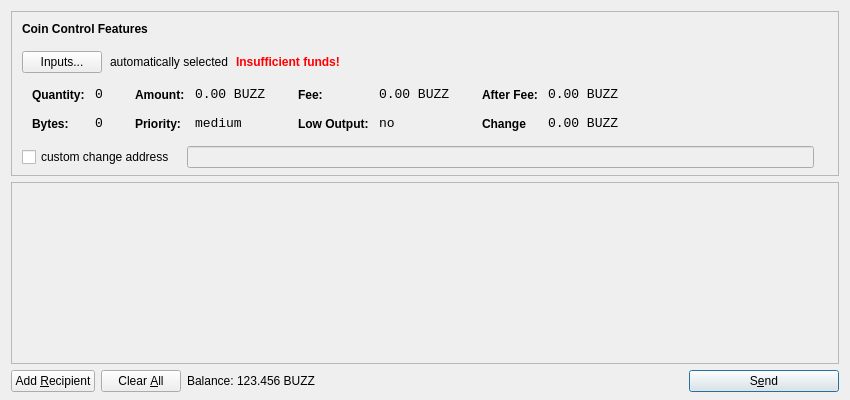
<?xml version="1.0" encoding="UTF-8"?>
<ui version="4.0">
 <class>SendCoinsDialog</class>
 <widget class="QDialog" name="SendCoinsDialog">
  <property name="geometry">
   <rect>
    <x>0</x>
    <y>0</y>
    <width>850</width>
    <height>400</height>
   </rect>
  </property>
  <property name="windowTitle">
   <string>Send Coins</string>
  </property>
  <layout class="QVBoxLayout" name="verticalLayout" stretch="0,1,0">
   <property name="bottomMargin">
    <number>8</number>
   </property>
   <item>
    <widget class="QFrame" name="frameCoinControl">
     <property name="sizePolicy">
      <sizepolicy hsizetype="Expanding" vsizetype="Expanding">
       <horstretch>0</horstretch>
       <verstretch>0</verstretch>
      </sizepolicy>
     </property>
     <property name="maximumSize">
      <size>
       <width>16777215</width>
       <height>16777215</height>
      </size>
     </property>
     <property name="frameShape">
      <enum>QFrame::StyledPanel</enum>
     </property>
     <property name="frameShadow">
      <enum>QFrame::Sunken</enum>
     </property>
     <layout class="QVBoxLayout" name="verticalLayoutCoinControl2">
      <property name="spacing">
       <number>-1</number>
      </property>
      <property name="leftMargin">
       <number>0</number>
      </property>
      <property name="topMargin">
       <number>0</number>
      </property>
      <property name="rightMargin">
       <number>0</number>
      </property>
      <property name="bottomMargin">
       <number>6</number>
      </property>
      <item>
       <layout class="QVBoxLayout" name="verticalLayoutCoinControl" stretch="0,0,0,0,1">
        <property name="spacing">
         <number>0</number>
        </property>
        <property name="leftMargin">
         <number>10</number>
        </property>
        <property name="topMargin">
         <number>10</number>
        </property>
        <item>
         <layout class="QHBoxLayout" name="horizontalLayoutCoinControl1">
          <property name="bottomMargin">
           <number>15</number>
          </property>
          <item>
           <widget class="QLabel" name="labelCoinControlFeatures">
            <property name="sizePolicy">
             <sizepolicy hsizetype="Preferred" vsizetype="Maximum">
              <horstretch>0</horstretch>
              <verstretch>0</verstretch>
             </sizepolicy>
            </property>
            <property name="font">
             <font>
              <weight>75</weight>
              <bold>true</bold>
             </font>
            </property>
            <property name="styleSheet">
             <string notr="true">font-weight:bold;</string>
            </property>
            <property name="text">
             <string>Coin Control Features</string>
            </property>
           </widget>
          </item>
         </layout>
        </item>
        <item>
         <layout class="QHBoxLayout" name="horizontalLayoutCoinControl2" stretch="0,0,0,0">
          <property name="spacing">
           <number>8</number>
          </property>
          <property name="bottomMargin">
           <number>10</number>
          </property>
          <item>
           <widget class="QPushButton" name="pushButtonCoinControl">
            <property name="styleSheet">
             <string notr="true"/>
            </property>
            <property name="text">
             <string>Inputs...</string>
            </property>
           </widget>
          </item>
          <item>
           <widget class="QLabel" name="labelCoinControlAutomaticallySelected">
            <property name="text">
             <string>automatically selected</string>
            </property>
            <property name="margin">
             <number>5</number>
            </property>
           </widget>
          </item>
          <item>
           <widget class="QLabel" name="labelCoinControlInsuffFunds">
            <property name="font">
             <font>
              <weight>75</weight>
              <bold>true</bold>
             </font>
            </property>
            <property name="styleSheet">
             <string notr="true">color:red;font-weight:bold;</string>
            </property>
            <property name="text">
             <string>Insufficient funds!</string>
            </property>
            <property name="margin">
             <number>5</number>
            </property>
           </widget>
          </item>
          <item>
           <spacer name="horizontalSpacerCoinControl">
            <property name="orientation">
             <enum>Qt::Horizontal</enum>
            </property>
            <property name="sizeHint" stdset="0">
             <size>
              <width>40</width>
              <height>1</height>
             </size>
            </property>
           </spacer>
          </item>
         </layout>
        </item>
        <item>
         <widget class="QWidget" name="widgetCoinControl" native="true">
          <property name="sizePolicy">
           <sizepolicy hsizetype="Preferred" vsizetype="Preferred">
            <horstretch>0</horstretch>
            <verstretch>0</verstretch>
           </sizepolicy>
          </property>
          <property name="minimumSize">
           <size>
            <width>0</width>
            <height>0</height>
           </size>
          </property>
          <property name="styleSheet">
           <string notr="true"/>
          </property>
          <layout class="QHBoxLayout" name="horizontalLayoutCoinControl5">
           <property name="margin">
            <number>0</number>
           </property>
           <item>
            <layout class="QHBoxLayout" name="horizontalLayoutCoinControl3" stretch="0,0,0,1">
             <property name="spacing">
              <number>20</number>
             </property>
             <property name="topMargin">
              <number>0</number>
             </property>
             <property name="bottomMargin">
              <number>10</number>
             </property>
             <item>
              <layout class="QFormLayout" name="formLayoutCoinControl1">
               <property name="horizontalSpacing">
                <number>10</number>
               </property>
               <property name="verticalSpacing">
                <number>14</number>
               </property>
               <property name="leftMargin">
                <number>10</number>
               </property>
               <property name="topMargin">
                <number>4</number>
               </property>
               <property name="rightMargin">
                <number>6</number>
               </property>
               <item row="0" column="0">
                <widget class="QLabel" name="labelCoinControlQuantityText">
                 <property name="styleSheet">
                  <string notr="true">font-weight:bold;</string>
                 </property>
                 <property name="text">
                  <string>Quantity:</string>
                 </property>
                 <property name="margin">
                  <number>0</number>
                 </property>
                </widget>
               </item>
               <item row="0" column="1">
                <widget class="QLabel" name="labelCoinControlQuantity">
                 <property name="font">
                  <font>
                   <family>Monospace</family>
                   <pointsize>10</pointsize>
                  </font>
                 </property>
                 <property name="cursor">
                  <cursorShape>IBeamCursor</cursorShape>
                 </property>
                 <property name="contextMenuPolicy">
                  <enum>Qt::ActionsContextMenu</enum>
                 </property>
                 <property name="text">
                  <string>0</string>
                 </property>
                 <property name="margin">
                  <number>0</number>
                 </property>
                 <property name="textInteractionFlags">
                  <set>Qt::LinksAccessibleByMouse|Qt::TextSelectableByKeyboard|Qt::TextSelectableByMouse</set>
                 </property>
                </widget>
               </item>
               <item row="1" column="0">
                <widget class="QLabel" name="labelCoinControlBytesText">
                 <property name="styleSheet">
                  <string notr="true">font-weight:bold;</string>
                 </property>
                 <property name="text">
                  <string>Bytes:</string>
                 </property>
                </widget>
               </item>
               <item row="1" column="1">
                <widget class="QLabel" name="labelCoinControlBytes">
                 <property name="font">
                  <font>
                   <family>Monospace</family>
                   <pointsize>10</pointsize>
                  </font>
                 </property>
                 <property name="cursor">
                  <cursorShape>IBeamCursor</cursorShape>
                 </property>
                 <property name="contextMenuPolicy">
                  <enum>Qt::ActionsContextMenu</enum>
                 </property>
                 <property name="text">
                  <string>0</string>
                 </property>
                 <property name="textInteractionFlags">
                  <set>Qt::LinksAccessibleByMouse|Qt::TextSelectableByKeyboard|Qt::TextSelectableByMouse</set>
                 </property>
                </widget>
               </item>
              </layout>
             </item>
             <item>
              <layout class="QFormLayout" name="formLayoutCoinControl2">
               <property name="horizontalSpacing">
                <number>10</number>
               </property>
               <property name="verticalSpacing">
                <number>14</number>
               </property>
               <property name="leftMargin">
                <number>6</number>
               </property>
               <property name="topMargin">
                <number>4</number>
               </property>
               <property name="rightMargin">
                <number>6</number>
               </property>
               <item row="0" column="0">
                <widget class="QLabel" name="labelCoinControlAmountText">
                 <property name="styleSheet">
                  <string notr="true">font-weight:bold;</string>
                 </property>
                 <property name="text">
                  <string>Amount:</string>
                 </property>
                 <property name="margin">
                  <number>0</number>
                 </property>
                </widget>
               </item>
               <item row="0" column="1">
                <widget class="QLabel" name="labelCoinControlAmount">
                 <property name="font">
                  <font>
                   <family>Monospace</family>
                   <pointsize>10</pointsize>
                  </font>
                 </property>
                 <property name="cursor">
                  <cursorShape>IBeamCursor</cursorShape>
                 </property>
                 <property name="contextMenuPolicy">
                  <enum>Qt::ActionsContextMenu</enum>
                 </property>
                 <property name="text">
                  <string>0.00 BUZZ</string>
                 </property>
                 <property name="textInteractionFlags">
                  <set>Qt::LinksAccessibleByMouse|Qt::TextSelectableByKeyboard|Qt::TextSelectableByMouse</set>
                 </property>
                </widget>
               </item>
               <item row="1" column="0">
                <widget class="QLabel" name="labelCoinControlPriorityText">
                 <property name="styleSheet">
                  <string notr="true">font-weight:bold;</string>
                 </property>
                 <property name="text">
                  <string>Priority:</string>
                 </property>
                </widget>
               </item>
               <item row="1" column="1">
                <widget class="QLabel" name="labelCoinControlPriority">
                 <property name="font">
                  <font>
                   <family>Monospace</family>
                   <pointsize>10</pointsize>
                  </font>
                 </property>
                 <property name="cursor">
                  <cursorShape>IBeamCursor</cursorShape>
                 </property>
                 <property name="contextMenuPolicy">
                  <enum>Qt::ActionsContextMenu</enum>
                 </property>
                 <property name="text">
                  <string>medium</string>
                 </property>
                 <property name="textInteractionFlags">
                  <set>Qt::LinksAccessibleByMouse|Qt::TextSelectableByKeyboard|Qt::TextSelectableByMouse</set>
                 </property>
                </widget>
               </item>
              </layout>
             </item>
             <item>
              <layout class="QFormLayout" name="formLayoutCoinControl3">
               <property name="horizontalSpacing">
                <number>10</number>
               </property>
               <property name="verticalSpacing">
                <number>14</number>
               </property>
               <property name="leftMargin">
                <number>6</number>
               </property>
               <property name="topMargin">
                <number>4</number>
               </property>
               <property name="rightMargin">
                <number>6</number>
               </property>
               <item row="0" column="0">
                <widget class="QLabel" name="labelCoinControlFeeText">
                 <property name="styleSheet">
                  <string notr="true">font-weight:bold;</string>
                 </property>
                 <property name="text">
                  <string>Fee:</string>
                 </property>
                 <property name="margin">
                  <number>0</number>
                 </property>
                </widget>
               </item>
               <item row="0" column="1">
                <widget class="QLabel" name="labelCoinControlFee">
                 <property name="font">
                  <font>
                   <family>Monospace</family>
                   <pointsize>10</pointsize>
                  </font>
                 </property>
                 <property name="cursor">
                  <cursorShape>IBeamCursor</cursorShape>
                 </property>
                 <property name="contextMenuPolicy">
                  <enum>Qt::ActionsContextMenu</enum>
                 </property>
                 <property name="text">
                  <string>0.00 BUZZ</string>
                 </property>
                 <property name="textInteractionFlags">
                  <set>Qt::LinksAccessibleByMouse|Qt::TextSelectableByKeyboard|Qt::TextSelectableByMouse</set>
                 </property>
                </widget>
               </item>
               <item row="1" column="0">
                <widget class="QLabel" name="labelCoinControlLowOutputText">
                 <property name="styleSheet">
                  <string notr="true">font-weight:bold;</string>
                 </property>
                 <property name="text">
                  <string>Low Output:</string>
                 </property>
                </widget>
               </item>
               <item row="1" column="1">
                <widget class="QLabel" name="labelCoinControlLowOutput">
                 <property name="font">
                  <font>
                   <family>Monospace</family>
                   <pointsize>10</pointsize>
                  </font>
                 </property>
                 <property name="cursor">
                  <cursorShape>IBeamCursor</cursorShape>
                 </property>
                 <property name="contextMenuPolicy">
                  <enum>Qt::ActionsContextMenu</enum>
                 </property>
                 <property name="text">
                  <string>no</string>
                 </property>
                 <property name="textInteractionFlags">
                  <set>Qt::LinksAccessibleByMouse|Qt::TextSelectableByKeyboard|Qt::TextSelectableByMouse</set>
                 </property>
                </widget>
               </item>
              </layout>
             </item>
             <item>
              <layout class="QFormLayout" name="formLayoutCoinControl4">
               <property name="horizontalSpacing">
                <number>10</number>
               </property>
               <property name="verticalSpacing">
                <number>14</number>
               </property>
               <property name="leftMargin">
                <number>6</number>
               </property>
               <property name="topMargin">
                <number>4</number>
               </property>
               <property name="rightMargin">
                <number>6</number>
               </property>
               <item row="0" column="0">
                <widget class="QLabel" name="labelCoinControlAfterFeeText">
                 <property name="styleSheet">
                  <string notr="true">font-weight:bold;</string>
                 </property>
                 <property name="text">
                  <string>After Fee:</string>
                 </property>
                 <property name="margin">
                  <number>0</number>
                 </property>
                </widget>
               </item>
               <item row="0" column="1">
                <widget class="QLabel" name="labelCoinControlAfterFee">
                 <property name="font">
                  <font>
                   <family>Monospace</family>
                   <pointsize>10</pointsize>
                  </font>
                 </property>
                 <property name="cursor">
                  <cursorShape>IBeamCursor</cursorShape>
                 </property>
                 <property name="contextMenuPolicy">
                  <enum>Qt::ActionsContextMenu</enum>
                 </property>
                 <property name="text">
                  <string>0.00 BUZZ</string>
                 </property>
                 <property name="textInteractionFlags">
                  <set>Qt::LinksAccessibleByMouse|Qt::TextSelectableByKeyboard|Qt::TextSelectableByMouse</set>
                 </property>
                </widget>
               </item>
               <item row="1" column="0">
                <widget class="QLabel" name="labelCoinControlChangeText">
                 <property name="styleSheet">
                  <string notr="true">font-weight:bold;</string>
                 </property>
                 <property name="text">
                  <string>Change</string>
                 </property>
                </widget>
               </item>
               <item row="1" column="1">
                <widget class="QLabel" name="labelCoinControlChange">
                 <property name="font">
                  <font>
                   <family>Monospace</family>
                   <pointsize>10</pointsize>
                  </font>
                 </property>
                 <property name="cursor">
                  <cursorShape>IBeamCursor</cursorShape>
                 </property>
                 <property name="contextMenuPolicy">
                  <enum>Qt::ActionsContextMenu</enum>
                 </property>
                 <property name="text">
                  <string>0.00 BUZZ</string>
                 </property>
                 <property name="textInteractionFlags">
                  <set>Qt::LinksAccessibleByMouse|Qt::TextSelectableByKeyboard|Qt::TextSelectableByMouse</set>
                 </property>
                </widget>
               </item>
              </layout>
             </item>
            </layout>
           </item>
          </layout>
         </widget>
        </item>
        <item>
         <layout class="QHBoxLayout" name="horizontalLayoutCoinControl4" stretch="0,0,0">
          <property name="spacing">
           <number>12</number>
          </property>
          <property name="sizeConstraint">
           <enum>QLayout::SetDefaultConstraint</enum>
          </property>
          <property name="topMargin">
           <number>5</number>
          </property>
          <property name="rightMargin">
           <number>5</number>
          </property>
          <item>
           <widget class="QCheckBox" name="checkBoxCoinControlChange">
            <property name="text">
             <string>custom change address</string>
            </property>
           </widget>
          </item>
          <item>
           <widget class="QLineEdit" name="lineEditCoinControlChange">
            <property name="enabled">
             <bool>false</bool>
            </property>
            <property name="sizePolicy">
             <sizepolicy hsizetype="Expanding" vsizetype="Fixed">
              <horstretch>0</horstretch>
              <verstretch>0</verstretch>
             </sizepolicy>
            </property>
           </widget>
          </item>
          <item>
           <widget class="QLabel" name="labelCoinControlChangeLabel">
            <property name="sizePolicy">
             <sizepolicy hsizetype="Preferred" vsizetype="Expanding">
              <horstretch>0</horstretch>
              <verstretch>0</verstretch>
             </sizepolicy>
            </property>
            <property name="minimumSize">
             <size>
              <width>0</width>
              <height>0</height>
             </size>
            </property>
            <property name="text">
             <string/>
            </property>
            <property name="margin">
             <number>3</number>
            </property>
           </widget>
          </item>
         </layout>
        </item>
        <item>
         <spacer name="verticalSpacerCoinControl">
          <property name="orientation">
           <enum>Qt::Vertical</enum>
          </property>
          <property name="sizeHint" stdset="0">
           <size>
            <width>800</width>
            <height>1</height>
           </size>
          </property>
         </spacer>
        </item>
       </layout>
      </item>
     </layout>
    </widget>
   </item>
   <item>
    <widget class="QScrollArea" name="scrollArea">
     <property name="widgetResizable">
      <bool>true</bool>
     </property>
     <widget class="QWidget" name="scrollAreaWidgetContents">
      <property name="geometry">
       <rect>
        <x>0</x>
        <y>0</y>
        <width>830</width>
        <height>165</height>
       </rect>
      </property>
      <layout class="QVBoxLayout" name="verticalLayout_2">
       <property name="margin">
        <number>0</number>
       </property>
       <item>
        <layout class="QVBoxLayout" name="entries">
         <property name="spacing">
          <number>6</number>
         </property>
        </layout>
       </item>
       <item>
        <spacer name="verticalSpacer">
         <property name="orientation">
          <enum>Qt::Vertical</enum>
         </property>
         <property name="sizeHint" stdset="0">
          <size>
           <width>20</width>
           <height>40</height>
          </size>
         </property>
        </spacer>
       </item>
      </layout>
     </widget>
    </widget>
   </item>
   <item>
    <layout class="QHBoxLayout" name="horizontalLayout">
     <item>
      <widget class="QPushButton" name="addButton">
       <property name="toolTip">
        <string>Send to multiple recipients at once</string>
       </property>
       <property name="text">
        <string>Add &amp;Recipient</string>
       </property>
       <property name="icon">
        <iconset resource="../bitcoin.qrc">
         <normaloff>:/icons/add</normaloff>:/icons/add</iconset>
       </property>
       <property name="autoDefault">
        <bool>false</bool>
       </property>
      </widget>
     </item>
     <item>
      <widget class="QPushButton" name="clearButton">
       <property name="sizePolicy">
        <sizepolicy hsizetype="Minimum" vsizetype="Fixed">
         <horstretch>0</horstretch>
         <verstretch>0</verstretch>
        </sizepolicy>
       </property>
       <property name="toolTip">
        <string>Remove all transaction fields</string>
       </property>
       <property name="text">
        <string>Clear &amp;All</string>
       </property>
       <property name="icon">
        <iconset resource="../bitcoin.qrc">
         <normaloff>:/icons/remove</normaloff>:/icons/remove</iconset>
       </property>
       <property name="autoRepeatDelay">
        <number>300</number>
       </property>
       <property name="autoDefault">
        <bool>false</bool>
       </property>
      </widget>
     </item>
     <item>
      <layout class="QHBoxLayout" name="horizontalLayout_2">
       <property name="spacing">
        <number>3</number>
       </property>
       <item>
        <widget class="QLabel" name="label">
         <property name="sizePolicy">
          <sizepolicy hsizetype="Preferred" vsizetype="Fixed">
           <horstretch>0</horstretch>
           <verstretch>0</verstretch>
          </sizepolicy>
         </property>
         <property name="text">
          <string>Balance:</string>
         </property>
        </widget>
       </item>
       <item>
        <widget class="QLabel" name="labelBalance">
         <property name="sizePolicy">
          <sizepolicy hsizetype="Preferred" vsizetype="Fixed">
           <horstretch>0</horstretch>
           <verstretch>0</verstretch>
          </sizepolicy>
         </property>
         <property name="cursor">
          <cursorShape>IBeamCursor</cursorShape>
         </property>
         <property name="text">
          <string>123.456 BUZZ</string>
         </property>
         <property name="textInteractionFlags">
          <set>Qt::LinksAccessibleByMouse|Qt::TextSelectableByKeyboard|Qt::TextSelectableByMouse</set>
         </property>
        </widget>
       </item>
      </layout>
     </item>
     <item>
      <spacer name="horizontalSpacer">
       <property name="orientation">
        <enum>Qt::Horizontal</enum>
       </property>
       <property name="sizeHint" stdset="0">
        <size>
         <width>40</width>
         <height>20</height>
        </size>
       </property>
      </spacer>
     </item>
     <item>
      <widget class="QPushButton" name="sendButton">
       <property name="minimumSize">
        <size>
         <width>150</width>
         <height>0</height>
        </size>
       </property>
       <property name="toolTip">
        <string>Confirm the send action</string>
       </property>
       <property name="text">
        <string>S&amp;end</string>
       </property>
       <property name="icon">
        <iconset resource="../bitcoin.qrc">
         <normaloff>:/icons/send</normaloff>:/icons/send</iconset>
       </property>
       <property name="default">
        <bool>true</bool>
       </property>
      </widget>
     </item>
    </layout>
   </item>
  </layout>
 </widget>
 <resources>
  <include location="../bitcoin.qrc"/>
 </resources>
 <connections/>
</ui>
